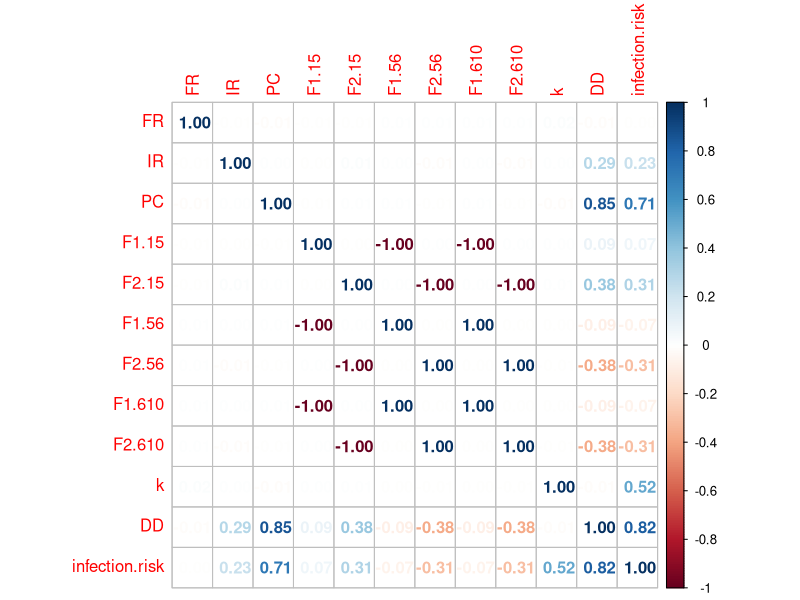
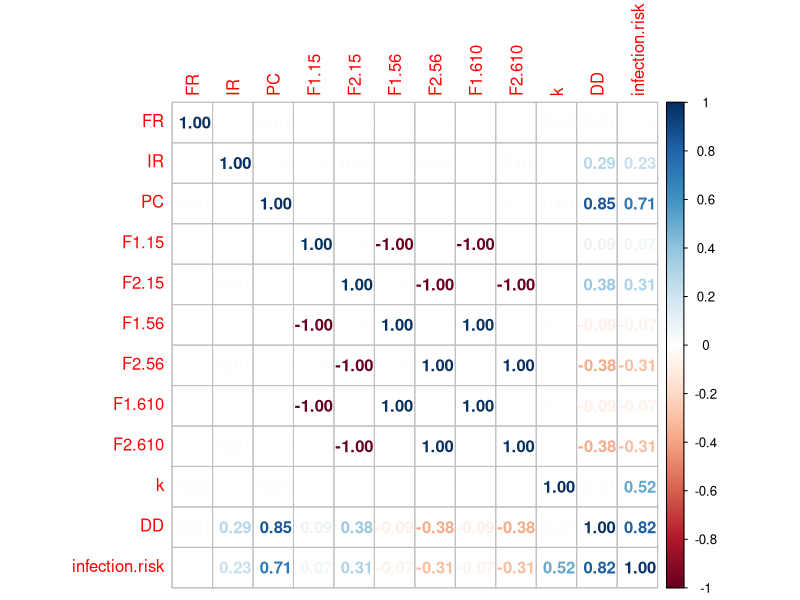
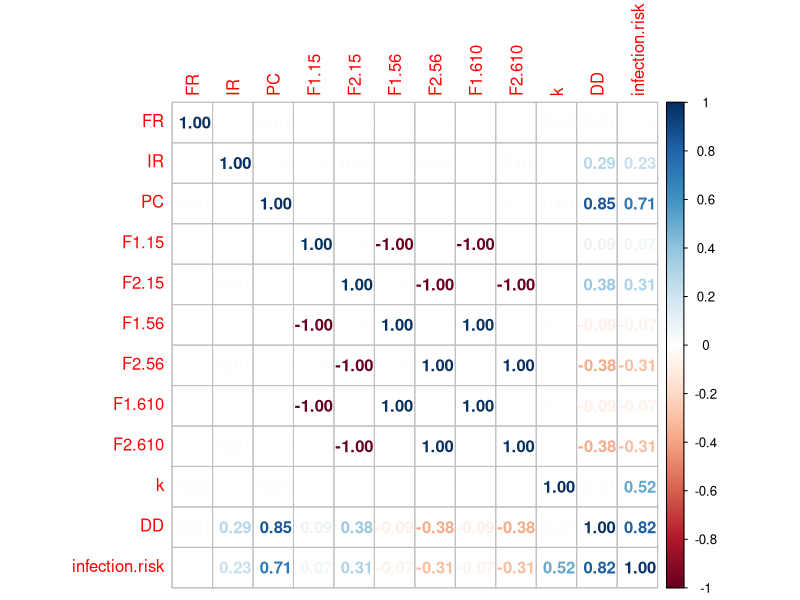
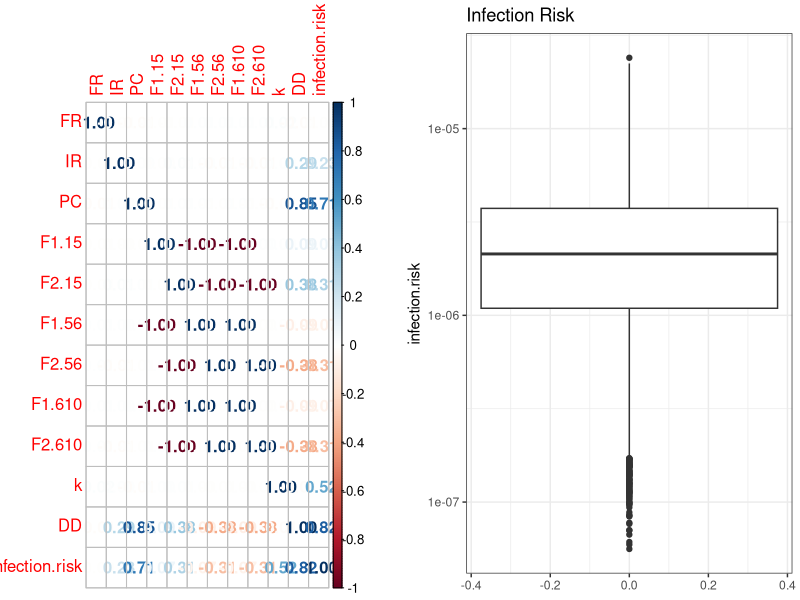
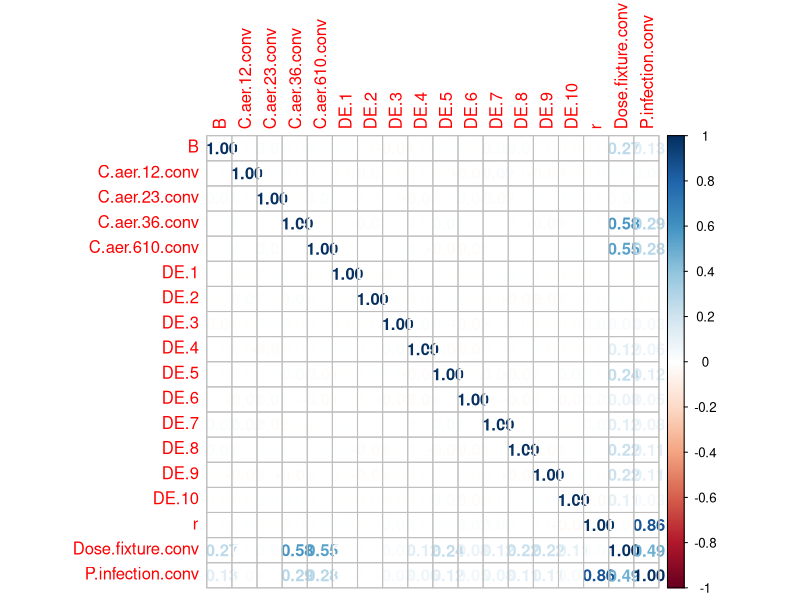
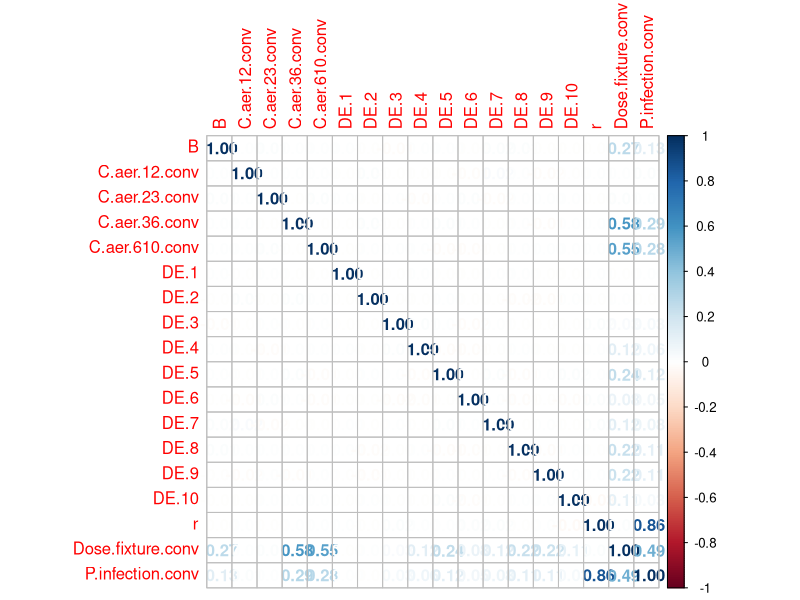
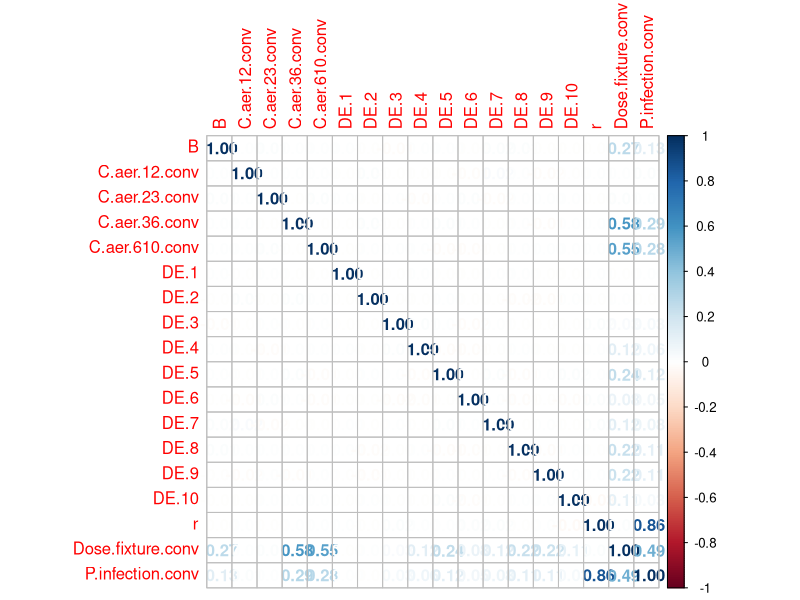
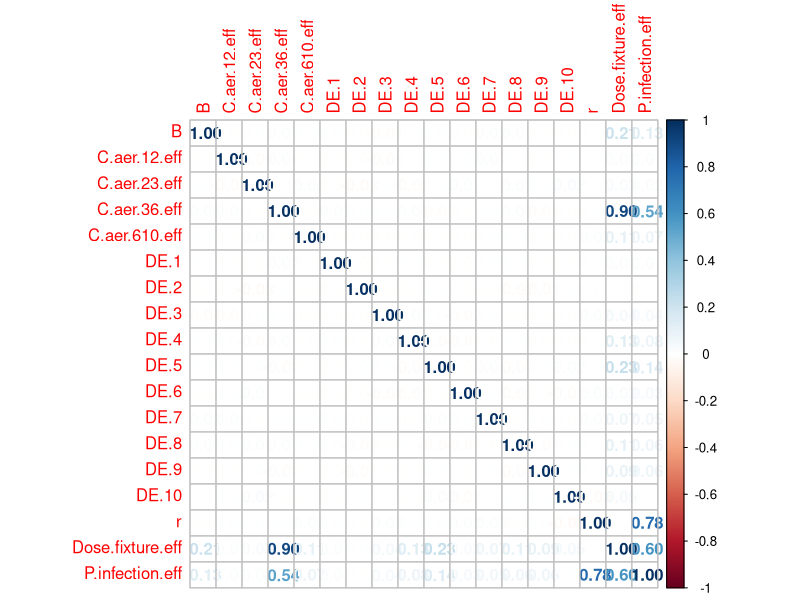

The R source for these figures, in order:
# Amanda Wilson (AW)
# Environmental Health Sciences PhD student
# University of Arizona

#--------------------------Notes-----------------------------------------------------------

# 1/15/2020 - Began stochastic adjustments to Schoen & Ashbolt (2011) paper -AW



#------------------------------------------------------------------------------------------




#---------PART 1 - STOCHASTIC APPROACH TO SCHOEN & ASHBOLT (2011) MODEL--------------------



# This model is based on one discussed by Schoen & Ashbolt (2011) An in-premise model for
# Legionella exposure during showering events

schoen.ashbolt<-function(iterations,showerduration,C.water){
  
  #model function inputs
        #1-iterations
        #2-shower duration (minutes)
        #3-C.water (concentration of L. pneumophila in water - CFU/mL)
  
  #-----------model input parameters--------------------------
  
  #flow rate (L/hr)
  FR<-runif(iterations,350,370)
  #min = best estimate - 10 L/hr
  #max = best estimate + 10 L/hr
  #ARBITRARY BOUNDS RIGHT NOW
  
  #inhalation rate (m^3/hr)
  IR<-runif(iterations,0.72,1.5)
  #min = best estimate value
  #max = high value
  
  #partitioning coefficient
  PC<-runif(iterations,10^-6,1.9e-05)
  #min = low value
  #max = (Best estimate value - low value) + Best estimate value
  
  #-------aerosolizing parameters--------------------------------
  
  #----------aerosol size 1 - 5 um--------------
  
  #fraction of total aerosolized organisms in aeorosol size 1-5
  F1.15<-runif(iterations,0.75,1)
  #min = best estimate value
  #max = high value
  
  #fraction of total aerosols of size range 1-5um deposited at the alveoli
  F2.15<-runif(iterations,0.2,0.54)
  #min = best estimate value
  #max = high value
  
  #---------aerosol size 5 - 6 um---------------
  
  #fraction of total aerosolized organisms in aeorosol size 5-6
  F1.56<-(1-F1.15)*0.36
  #12% of aerosols other than 1-5
  
  #fraction of total aerosols of size range 5-6 deposited at the alveoli
  F2.56<-(1-F2.15)*0.125
  
  #--------aerosol size 6 - 10 um----------------
  
  #fraction of total aerosolized organisms in aerosol size 6-10
  F1.610<-(1-F1.15)*0.56
  
  #fraction of total aerosols of size range 6-10 deposited at the alveoli
  F2.610<-(1-F2.15)*0.0125
  
  ###########################################################
  
  #concentration of legionella in water (CFU/L)
  #c.water<-W.water/V.water #I think this equation is only needed if accounting for biofilm
  
  #exponential dose response
  k<-rlnorm(iterations,-2.93,0.49)
  #k<-5.99e-02
  #initializing vectors
  DD<-rep(0,iterations)
  infection.risk<-rep(0,iterations)
  
  C.air<-rep(0,iterations)
  V.air<-rep(0,iterations)
  exposure<-rep(0,iterations)
  exposure.char<-rep(0,iterations)
  
    #convert minutes to hour by dividing by 60
    exposure<-showerduration/60
    
    #volume of water used in shower  
    V.water<-FR*exposure
    
    V.air<-IR*exposure
    
    C.water.converted<-C.water*1000 #convert CFU/mL to CFU/L
    
    #concentration of legionella in air (CFU/m^3)
    C.air<-C.water.converted*PC
    
    #calculating deposited dose
    DD<-C.air*V.air*((F1.15*F2.15)+(F1.56*F2.56)+(F1.610*F2.610))
    
    #calculating infection risk
    infection.risk<-1-exp(-k*(DD))
    
    #saving inputs and outputs
    
    model<<-data.frame(FR=FR,IR=IR,PC=PC,F1.15=F1.15,F2.15=F2.15,F1.56=F1.56,F2.56=F2.56,F1.610=F1.610,
                       F2.610=F2.610,k=k,DD=DD,infection.risk=infection.risk)
    require(ggplot2)
    require(ggpubr)
    require(corrplot)
    require(gridExtra)
    require(grid)
    require(gridGraphics)
    
    mydata.cor=cor(model,method=c("spearman"))

    corrplot(mydata.cor,method="number")
    grid.echo()
    plot1<-grid.grab()
    #grid.draw(plot1)
    
    plot2<-ggplot(data=model)+geom_boxplot(aes(y=infection.risk))+ggtitle("Infection Risk")+
      scale_y_continuous(trans="log10")+theme_bw()
    
    windows()
    grid.arrange(plot1,plot2,nrow=1,ncol=2)
    
  }
  

schoen.ashbolt(10000,8,.1)


#--------PART 2 - HAMILTON ET AL. (2019) MODEL----------------------------------------------

# This model is based on one discussed by Hamilton et al. (2019) Risk-based critical levels
# of Legionella pneumophila for indoor water uses. Environmental Science & Technology.

# "volume of aerosols of various size diameters that are large enough to hold
# L. pneumophila bacteria but small enough to deposit at the alveoli (1 um < diameter < 10um)
# were considered" - equation 2 from paper
  

hamilton<-function(iterations,showerduration,C.water){
  
  
  #model function inputs
  #1-iterations
  #2-shower duration (minutes)
  #3-C.water (concentration of L. pneumophila in water - CFU/mL)


#truncnorm dist
require(truncnorm)

#vectors for loop

#Dose for conventional fixture
Dose.fixture.conv<-rep(0,iterations)

#Dose for water efficient fixture
Dose.fixture.eff<-rep(0,iterations)

#Breathing rate
B<-rep(0,iterations)

#Exposure time
t.shower<-rep(0,iterations)

#Concentration of legionella in water
C.leg<-rep(0,iterations)

#Probability of infection - conventional fixture
P.infection.conv<-rep(0,iterations)

#Probability of infection water efficient fixture
P.infection.eff<-rep(0,iterations)

  #Breathing rate (m^3/min)
  B<-runif(iterations,0.013,0.017)
  
  #Exposure duration (min)
  t.shower<-showerduration
  
  #Legionella concentration
  C.leg<-C.water*1000
  
  #CONVENTIONAL
  #concentration of aerosols at diameter 1-2
  C.aer.12.conv<-rlnorm(iterations,17.5,0.30)
  
  #concentration of aerosols at diameter 2-3
  C.aer.23.conv<-rlnorm(iterations,17.5,0.17)
  
  #concentration of aerosols at diameter 3-6
  C.aer.36.conv<-rlnorm(iterations,19.5,0.35)
  
  #concentration of aerosols at diameter 6-10
  C.aer.610.conv<-rlnorm(iterations,20,0.31)
  
  #WATER EFFICIENT
  #concentration of aerosols at diameter 1-2
  C.aer.12.eff<-rlnorm(iterations,18.1,0.57)
  #concentration of aerosols at diameter 2-3
  C.aer.23.eff<-rlnorm(iterations,17.9,0.64)
  #concentration of aerosols at diameter 3-6
  C.aer.36.eff<-rlnorm(iterations,18.7,0.52)
  #concentration of aerosols at diameter 6-10
  C.aer.610.eff<-rlnorm(iterations,18.3,0.14)
  
  #deposition efficiencies
  DE.1<-runif(iterations,0.23,0.25)
  DE.2<-runif(iterations,0.40,0.53)
  DE.3<-runif(iterations,0.36,0.62)
  DE.4<-runif(iterations,0.29,0.61)
  DE.5<-runif(iterations,0.19,0.52)
  DE.6<-runif(iterations,0.10,0.4)
  DE.7<-runif(iterations,0.06,0.29)
  DE.8<-runif(iterations,0.03,0.19)
  DE.9<-runif(iterations,0.01,0.12)
  DE.10<-runif(iterations,0.01,0.06)
  
  #percent aerosolized
  F.1<-17.50
  F.2<-16.39
  F.3<-15.56
  F.4<-6.67
  F.5<-3.89
  F.6<-2.50
  F.7<-2.78
  F.8<-5.00
  F.9<-5.28
  F.10<-3.89
  
  #volume of aerosol for size bin i
  V.1<-(4/3)*pi*(1*10^(-6)/2)^3
  V.2<-(4/3)*pi*(2*10^(-6)/2)^3
  V.3<-(4/3)*pi*(3*10^(-6)/2)^3
  V.4<-(4/3)*pi*(4*10^(-6)/2)^3
  V.5<-(4/3)*pi*(5*10^(-6)/2)^3
  V.6<-(4/3)*pi*(6*10^(-6)/2)^3
  V.7<-(4/3)*pi*(7*10^(-6)/2)^3
  V.8<-(4/3)*pi*(8*10^(-6)/2)^3
  V.9<-(4/3)*pi*(9*10^(-6)/2)^3
  V.10<-(4/3)*pi*(10*10^(-6)/2)^3
  
  sum.calculation.conv<-(C.aer.12.conv*DE.1*F.1*V.1)+(C.aer.23.conv*DE.2*F.2*V.2)+(C.aer.36.conv*DE.3*F.3*V.3)+
    (C.aer.36.conv*DE.4*F.1*V.4)+(C.aer.36.conv*DE.5*F.1*V.5)+(C.aer.610.conv*DE.6*F.6*V.6)+
    (C.aer.610.conv*DE.7*F.7*V.7)+(C.aer.610.conv*DE.8*F.8*V.8)+(C.aer.610.conv*DE.9*F.9*V.9)+
    (C.aer.610.conv*DE.10*F.10*V.10)
    
  
  sum.calculation.eff<-(C.aer.12.eff*DE.1*F.1*V.1)+(C.aer.23.eff*DE.2*F.2*V.2)+(C.aer.36.eff*DE.3*F.3*V.3)+
    (C.aer.36.eff*DE.4*F.1*V.4)+(C.aer.36.eff*DE.5*F.1*V.5)+(C.aer.610.eff*DE.6*F.6*V.6)+
    (C.aer.610.eff*DE.7*F.7*V.7)+(C.aer.610.eff*DE.8*F.8*V.8)+(C.aer.610.eff*DE.9*F.9*V.9)+
    (C.aer.610.eff*DE.10*F.10*V.10)
  
  
  #Dose (conventional fixture)
  Dose.fixture.conv<-C.leg*B*t.shower*sum.calculation.conv
  
  #Dose (water efficient fixture)
  Dose.fixture.eff<-C.leg*B*t.shower*sum.calculation.eff
  
  #Dose response parameter
  r<-rlnorm(iterations,-2.93,0.49)
  
  P.infection.conv<-1-exp(-r*Dose.fixture.conv)
  
  P.infection.eff<-1-exp(-r*Dose.fixture.eff)
  
  model.conv<<-data.frame(B=B,C.aer.12.conv,C.aer.23.conv,C.aer.36.conv,C.aer.610.conv,DE.1,
                          DE.2,DE.3,DE.4,DE.5,DE.6,DE.7,DE.8,DE.9,DE.10,r,Dose.fixture.conv,
                          P.infection.conv)
  
  model.eff<<-data.frame(B=B,C.aer.12.eff,C.aer.23.eff,C.aer.36.eff,C.aer.610.eff,DE.1,
                         DE.2,DE.3,DE.4,DE.5,DE.6,DE.7,DE.8,DE.9,DE.10,r,Dose.fixture.eff,
                         P.infection.eff)
  require(ggplot2)
  require(ggpubr)
  require(corrplot)
  require(gridExtra)
  require(grid)
  require(gridGraphics)
  
  mydata.cor.conv=cor(model.conv,method=c("spearman"))
  corrplot(mydata.cor.conv,method="number")
  grid.echo()
  plot1.conv<-grid.grab()
  #grid.draw(plot1)
  
  mydata.cor.eff=cor(model.eff,method=c("spearman"))
  corrplot(mydata.cor.eff,method="number")
  grid.echo()
  plot1.eff<-grid.grab()
  
  combinedinfection<-data.frame(infectionrisk=c(P.infection.eff,P.infection.conv),
                                type=c(rep("Water Efficient",iterations),rep("Conventional",iterations)))
  
    ggplot(data=combinedinfection)+geom_boxplot(aes(y=infectionrisk,x=type,group=type))+
    scale_y_continuous(trans="log10",name="Infection Risk")+theme_bw()+scale_x_discrete(name="Shower Type")

  }

hamilton(10000,8,.1)

#comparison

comparison<-function(iterations,showerduration,C.water){
  schoen.ashbolt(iterations,showerduration,C.water)
  hamilton(iterations,showerduration,C.water)
  
  infectionrisk.all<-c(model$infection.risk,model.conv$P.infection.conv,model.eff$P.infection.eff)
  infectionrisk.all<-c(infectionrisk.all,infectionrisk.all)
  model<-c(rep("Schoen & Ashbolt",iterations),rep("Hamilton",iterations*2),rep("Combined",iterations*3))
  showertype<-c(rep("conventional or unspecified",iterations*2),rep("water efficient",iterations),rep("combined",iterations*3))
  
  frameall<-data.frame(infection.risk=infectionrisk.all,model=model,showertype=showertype)
  
  ggplot(data=frameall)+geom_boxplot(aes(x=model,y=infectionrisk.all,colour=showertype))+scale_y_continuous(trans="log10",name="Infection Risk")+
  scale_x_discrete(name="Model Source")+scale_colour_discrete(name="Shower Type")
}

comparison(10000,8,.1)
